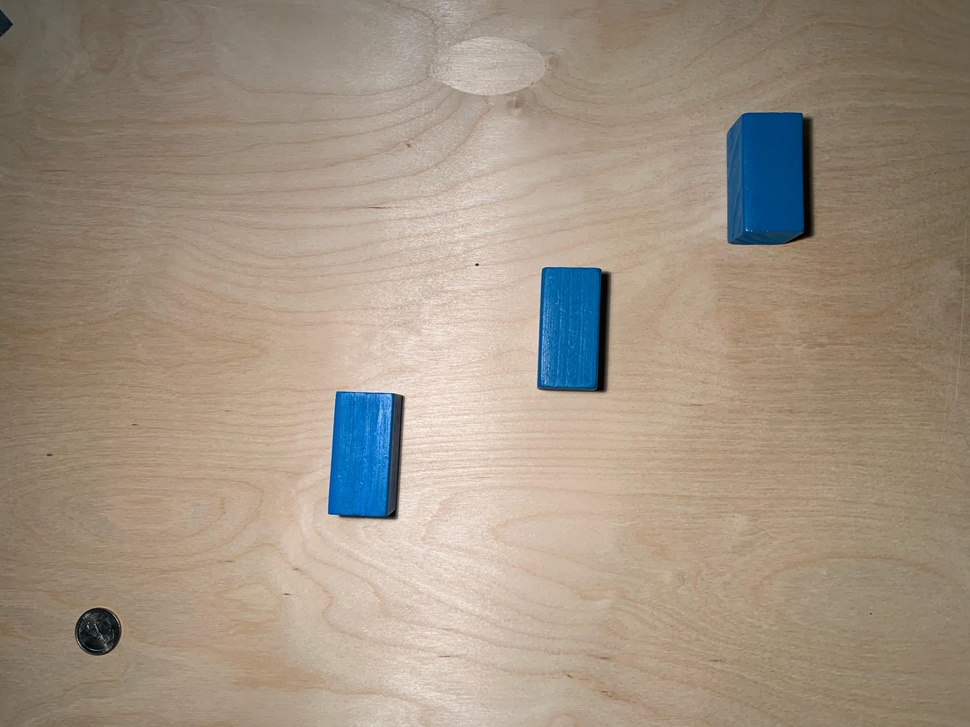
#> input picture src/planning/src/images/our16.jpg, 970 x 727 px, shrunk from 4032 x 3024 before the run
$ python distance_between.py --image ../../planning/src/images/our16.jpg --width 1.0   (older library calls are emulated)
#> lines starting #> are read from the running program, lines starting #| are printed output that depends on the picture; after the words box and inside, x2 and y2 are one past the last pixel; in counts of white or black regions, pixels touching at a corner belong together
# USAGE
# python distance_between.py --image images/example_01.png --width 0.955
# python distance_between.py --image images/example_02.png --width 0.955
# python distance_between.py --image images/example_03.png --width 3.5

# -*- coding: utf-8 -*-
"""
Created on Wed Nov  9 23:36:21 2022

@author: Guita
"""

# import the necessary packages
from scipy.spatial import distance as dist
from imutils import perspective
from imutils import contours
import numpy as np
import argparse
import imutils
import cv2
def midpoint(ptA, ptB):
	return ((ptA[0] + ptB[0]) * 0.5, (ptA[1] + ptB[1]) * 0.5)
# construct the argument parse and parse the arguments
ap = argparse.ArgumentParser()
ap.add_argument("-i", "--image", required=True,
	help="path to the input image")
ap.add_argument("-w", "--width", type=float, required=True,
	help="width of the left-most object in the image (in inches)")
args = vars(ap.parse_args())

# load the image, convert it to grayscale, and blur it slightly
image = cv2.imread(args["image"])
#> image is the input picture: shape (727, 970, 3); mean B, G, R 130.9, 147.1, 161
gray = cv2.cvtColor(image, cv2.COLOR_BGR2GRAY)
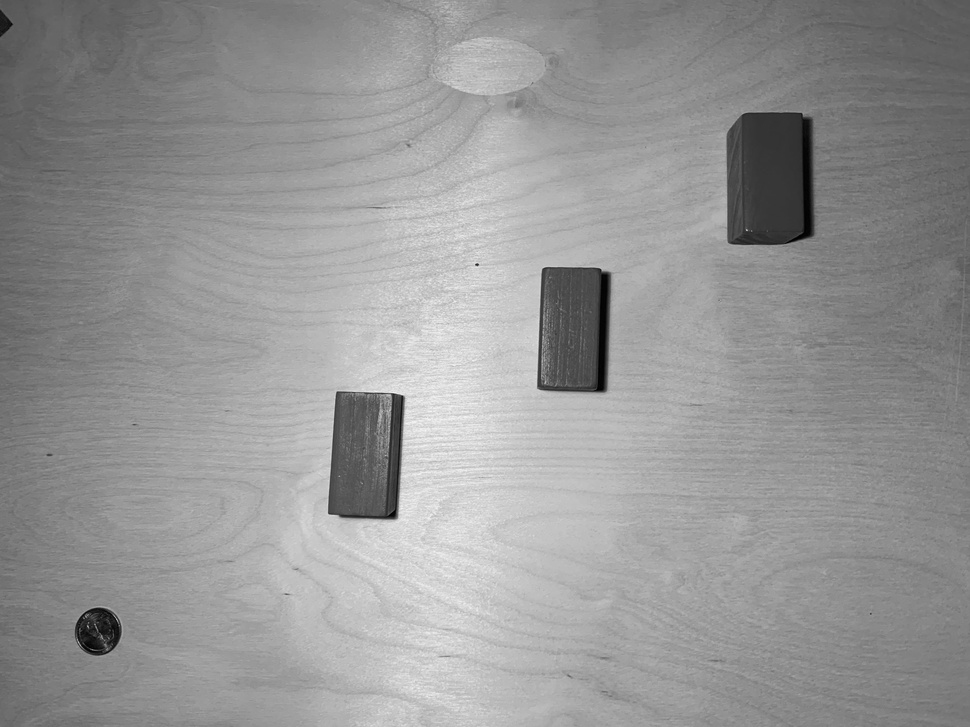
#> gray: shape (727, 970); min 0, max 247, mean 149.4
gray = cv2.GaussianBlur(gray, (7, 7), 0)
# perform edge detection, then perform a dilation + erosion to
# close gaps in between object edges
edged = cv2.Canny(gray, 50, 100)
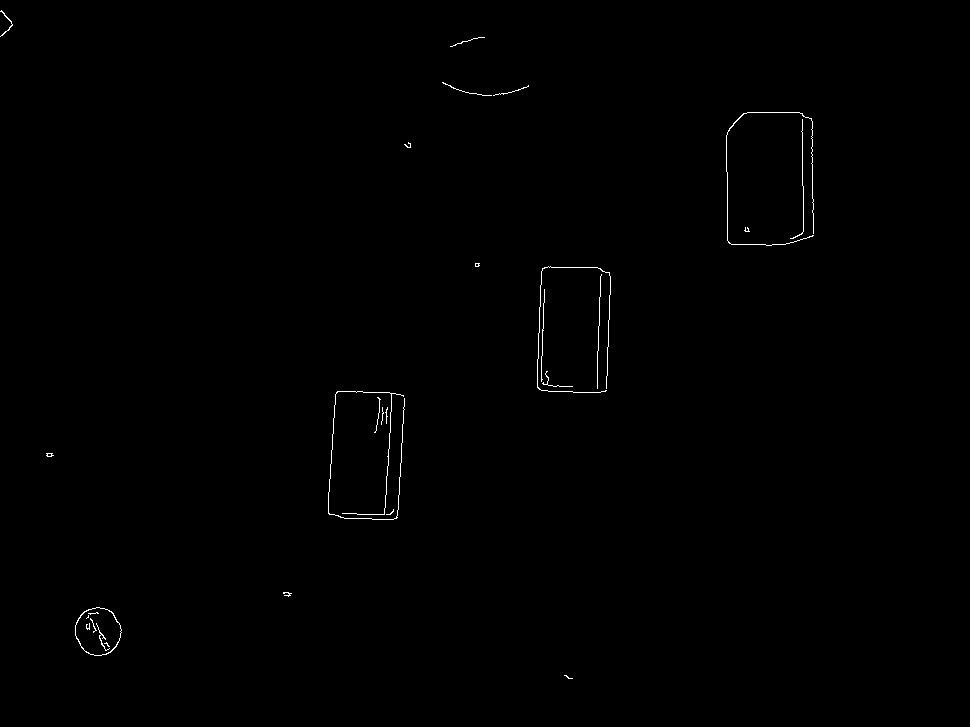
#> edged: shape (727, 970); 0.34% white in thin lines or dots, all inside (x1, y1, x2, y2) = (0, 10, 814, 679)
edged = cv2.dilate(edged, None, iterations=1)
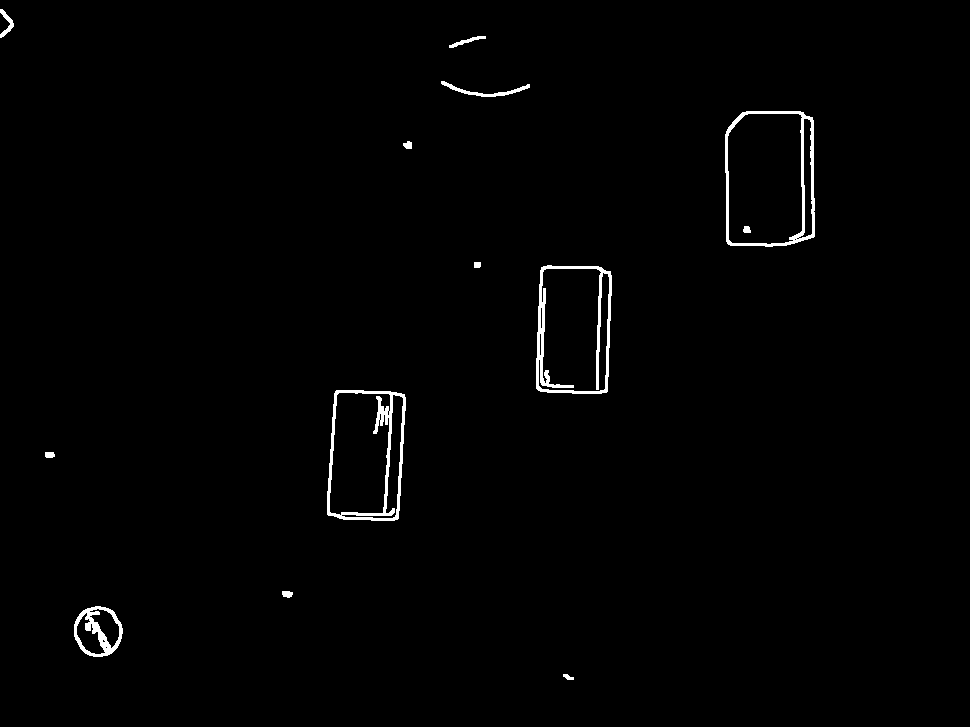
#> edged: shape (727, 970); 1.1% white; 13 white regions, largest, box (x1, y1, x2, y2) and area: (327, 390, 406, 521) 2019, (536, 265, 612, 394) 1996, (725, 111, 815, 247) 1738
edged = cv2.erode(edged, None, iterations=1)
# find contours in the edge map
cnts = cv2.findContours(edged.copy(), cv2.RETR_EXTERNAL,
	cv2.CHAIN_APPROX_SIMPLE)
#> cnts = 12 contours, 7 with area under 20; largest, box (x1, y1, x2, y2) and area: (726, 112, 814, 246) 10967, (537, 266, 611, 393) 8572, (75, 607, 122, 656) 1698, (328, 391, 405, 520) 46, (0, 10, 13, 37) 21
cnts = imutils.grab_contours(cnts)
# sort the contours from left-to-right and, then initialize the
# distance colors and reference object
(cnts, _) = contours.sort_contours(cnts)
colors = ((0, 0, 255), (240, 0, 159), (0, 165, 255), (255, 255, 0),
	(255, 0, 255))
refObj = None
# loop over the contours individually
for c in cnts:
	# if the contour is not sufficiently large, ignore it
	if cv2.contourArea(c) < 100:
		continue
	# compute the rotated bounding box of the contour
	box = cv2.minAreaRect(c)
	box = cv2.cv.BoxPoints(box) if imutils.is_cv2() else cv2.boxPoints(box)
	box = np.array(box, dtype="int")
	# order the points in the contour such that they appear
	# in top-left, top-right, bottom-right, and bottom-left
	# order, then draw the outline of the rotated bounding
	# box
	box = perspective.order_points(box)
	# compute the center of the bounding box
	cX = np.average(box[:, 0])
	cY = np.average(box[:, 1])

	# if this is the first contour we are examining (i.e.,
	# the left-most contour), we presume this is the
	# reference object
	if refObj is None:
		# unpack the ordered bounding box, then compute the
		# midpoint between the top-left and top-right points,
		# followed by the midpoint between the top-right and
		# bottom-right
		(tl, tr, br, bl) = box
		(tlblX, tlblY) = midpoint(tl, bl)
		(trbrX, trbrY) = midpoint(tr, br)
		# compute the Euclidean distance between the midpoints,
		# then construct the reference object
		D = dist.euclidean((tlblX, tlblY), (trbrX, trbrY))
		refObj = (box, (cX, cY), D / args["width"])
		continue
	# draw the contours on the image
	orig = image.copy()
	cv2.drawContours(orig, [box.astype("int")], -1, (0, 255, 0), 2)
	cv2.drawContours(orig, [refObj[0].astype("int")], -1, (0, 255, 0), 2)
	# stack the reference coordinates and the object coordinates
	# to include the object center
	refCoords = np.vstack([refObj[0], refObj[1]])
	objCoords = np.vstack([box, (cX, cY)])
	# loop over the original points
	for ((xA, yA), (xB, yB), color) in zip(refCoords, objCoords, colors):
		# draw circles corresponding to the current points and
		# connect them with a line
		cv2.circle(orig, (int(xA), int(yA)), 5, color, -1)
		cv2.circle(orig, (int(xB), int(yB)), 5, color, -1)
		cv2.line(orig, (int(xA), int(yA)), (int(xB), int(yB)),
			color, 2)
		# compute the Euclidean distance between the coordinates,
		# and then convert the distance in pixels to distance in
		# units
		D = dist.euclidean((xA, yA), (xB, yB)) / refObj[2]
		(mX, mY) = midpoint((xA, yA), (xB, yB))
		cv2.putText(orig, "{:.1f}in".format(D), (int(mX), int(mY - 10)),
			cv2.FONT_HERSHEY_SIMPLEX, 0.55, color, 2)
		# show the output image
		cv2.imshow("Image", orig)
		cv2.waitKey(0)
#> this loop made 12 passes
#> (cX, cY, tl, tr, br, bl, tlblX, tlblY) on pass 3: (97.25, 630.5, [66, 620], [105, 598], [129, 641], [89, 663], 77.5, 641.5)
#> (box, cX, cY) on passes 10, 12: ([[540, 264], [610, 267], [606, 393], [535, 390]], 572.8, 328.5), ([[725, 112], [811, 111], [813, 244], [726, 245]], 768.8, 178)
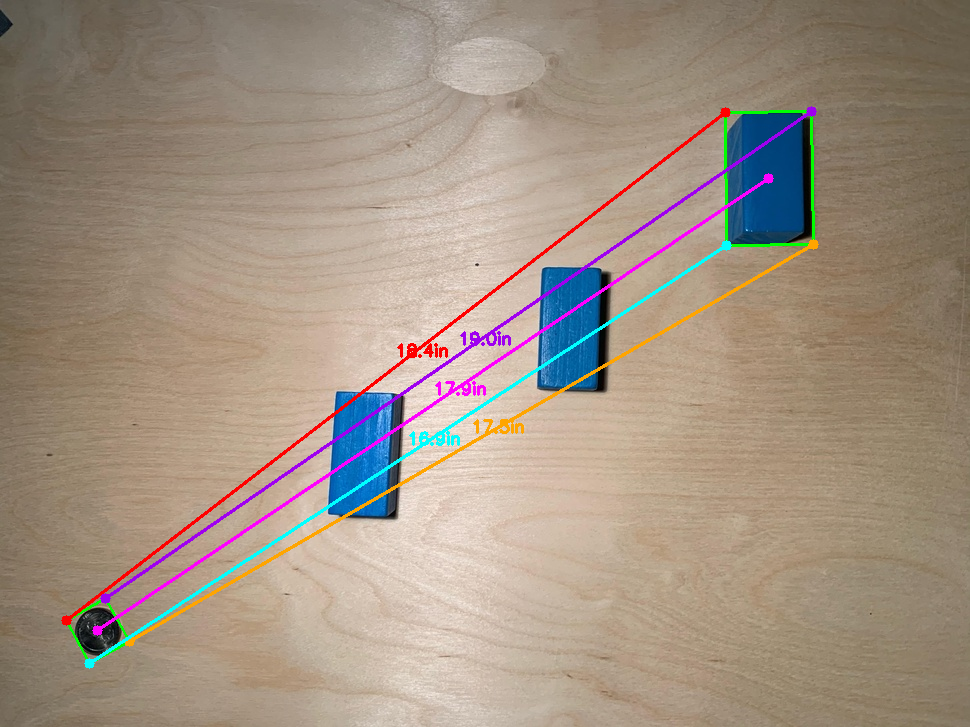
#> orig: shape (727, 970, 3); mean B, G, R 130.5, 145.6, 161.3
#> after the loop, tlblX = 77.5; tlblY = 641.5; trbrX = 117; trbrY = 619.5

$ run again, on src/planning/src/images/unnamed.jpg
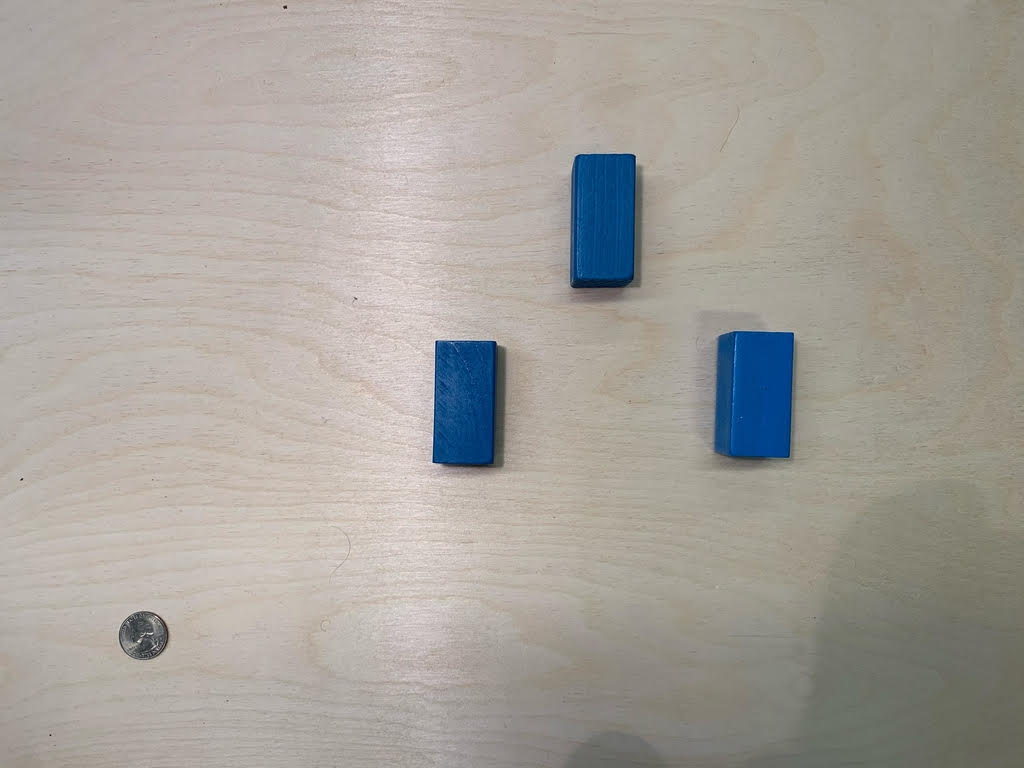
#> input picture src/planning/src/images/unnamed.jpg, 1024 x 768 px
#> image is the input picture: shape (768, 1024, 3); mean B, G, R 154.9, 161.2, 165.7
#> `edged = cv2.dilate(edged, None, iterations=1)`:
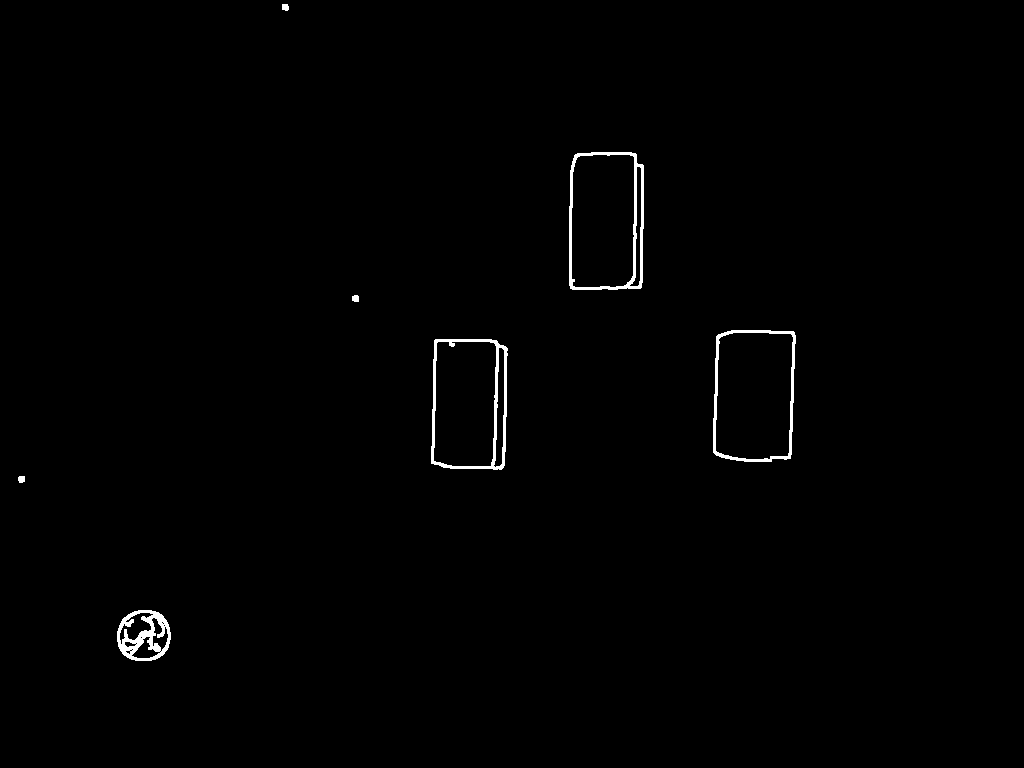
#> edged: shape (768, 1024); 0.75% white; 7 white regions, largest, box (x1, y1, x2, y2) and area: (569, 152, 644, 290) 1631, (431, 339, 508, 470) 1606, (117, 610, 171, 661) 1285
#> cnts = 7 contours, 4 with area under 20; largest, box (x1, y1, x2, y2) and area: (570, 153, 643, 289) 9408, (432, 340, 507, 469) 8902, (118, 611, 170, 660) 1981
#> the loop `for c in cnts:` made 7 passes
#> (cX, cY, tl, tr, br, bl, tlblX, tlblY) on pass 2: (143.5, 635, [118, 611], [169, 611], [169, 659], [118, 659], 118, 635)
#> after the loop `for c in cnts:`:
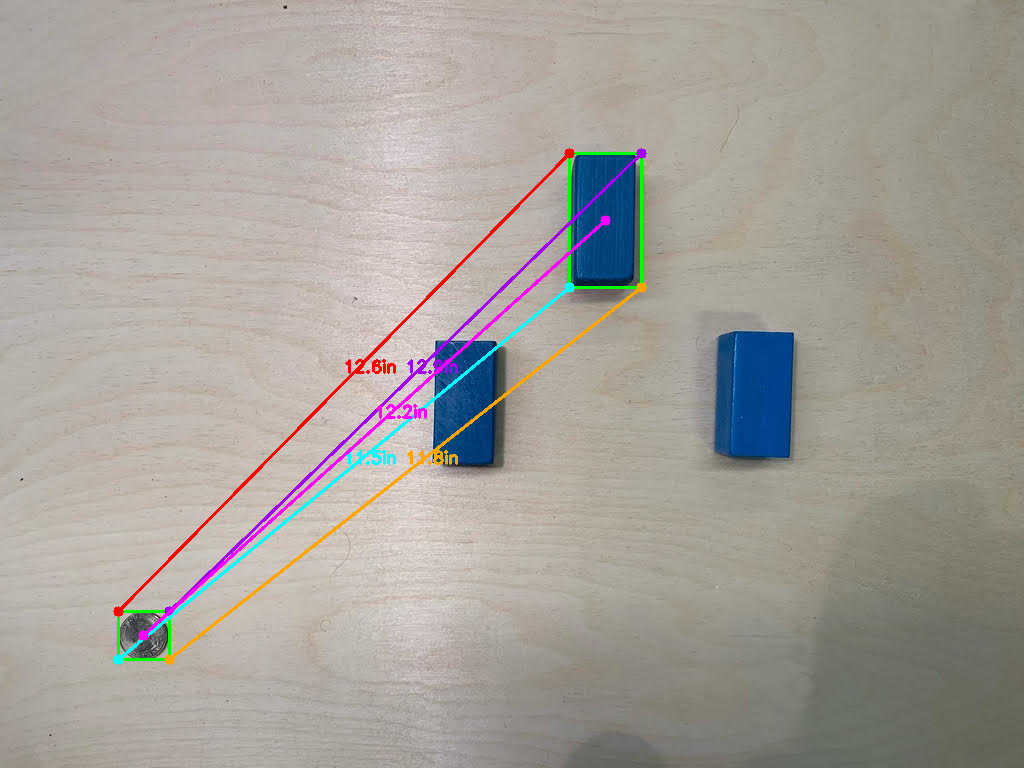
#> orig: shape (768, 1024, 3); mean B, G, R 154.3, 160.1, 165.7
#> after the loop `for c in cnts:`: tlblX = 118; tlblY = 635; trbrX = 169; trbrY = 635
